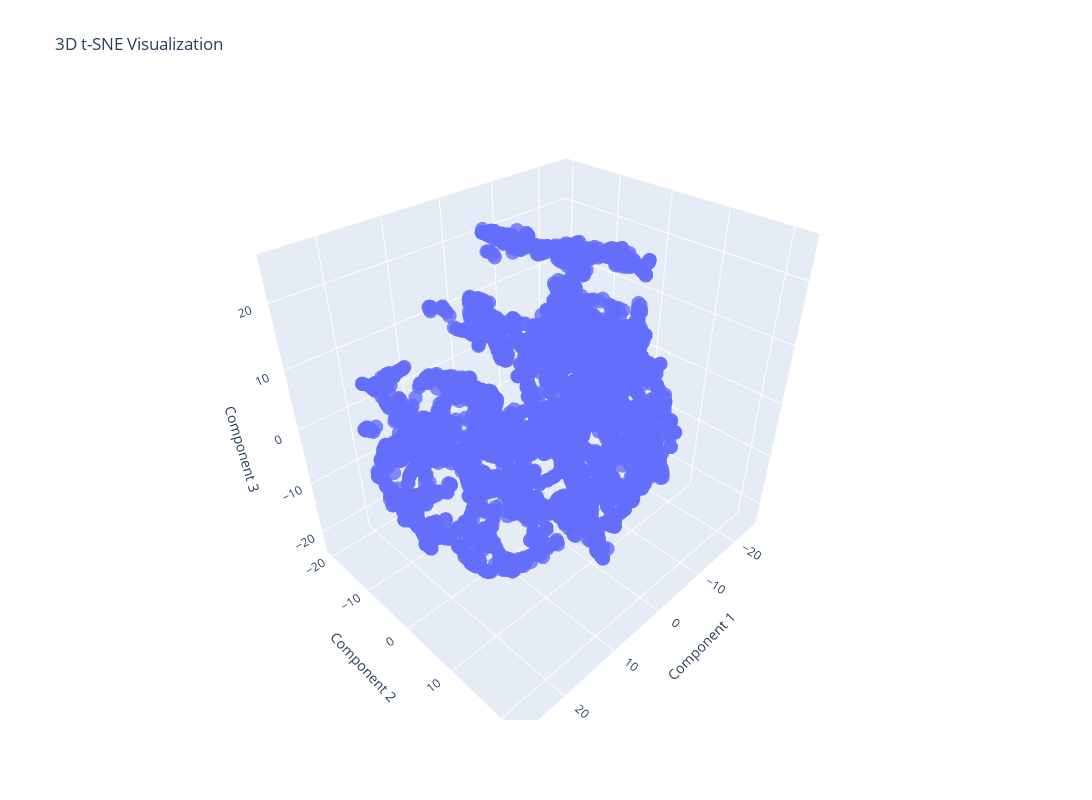

Source (notebook cell):
### Code cell
# Define trace for the 3D scatter plot
trace = go.Scatter3d(
    x=tsne_results_3D[:, 0],
    y=tsne_results_3D[:, 1],
    z=tsne_results_3D[:, 2],
    mode='markers',
    marker=dict(
        size=5,  # Adjust marker size as needed
        opacity=0.8,  # Adjust marker opacity as needed
    )
)

# Create the layout for the plot
layout = go.Layout(
    title="3D t-SNE Visualization",
    width=1200,  # Set width in pixels
    height=800,
    scene=dict(
        xaxis_title='Component 1',
        yaxis_title='Component 2',
        zaxis_title='Component 3'
    )
)

# Combine the trace and layout into a figure
fig = go.Figure(data=[trace], layout=layout)

# Display the interactive plot
fig.show()

### Figure 1 — Plotly figure (JSON) as saved in the notebook; plotly's stock layout.template omitted (floating-point values rounded to 4 significant figures; data arrays with more than 128 entries replaced by an {"elided": "..."} marker saying what was removed)
{"data": [{"marker": {"opacity": 0.8, "size": 5}, "mode": "markers", "type": "scatter3d", "x": {"elided": "5600 float values"}, "y": {"elided": "5600 float values"}, "z": {"elided": "5600 float values"}}], "layout": {"height": 800, "scene": {"xaxis": {"title": {"text": "Component 1"}}, "yaxis": {"title": {"text": "Component 2"}}, "zaxis": {"title": {"text": "Component 3"}}}, "title": {"text": "3D t-SNE Visualization"}, "width": 1200}}
